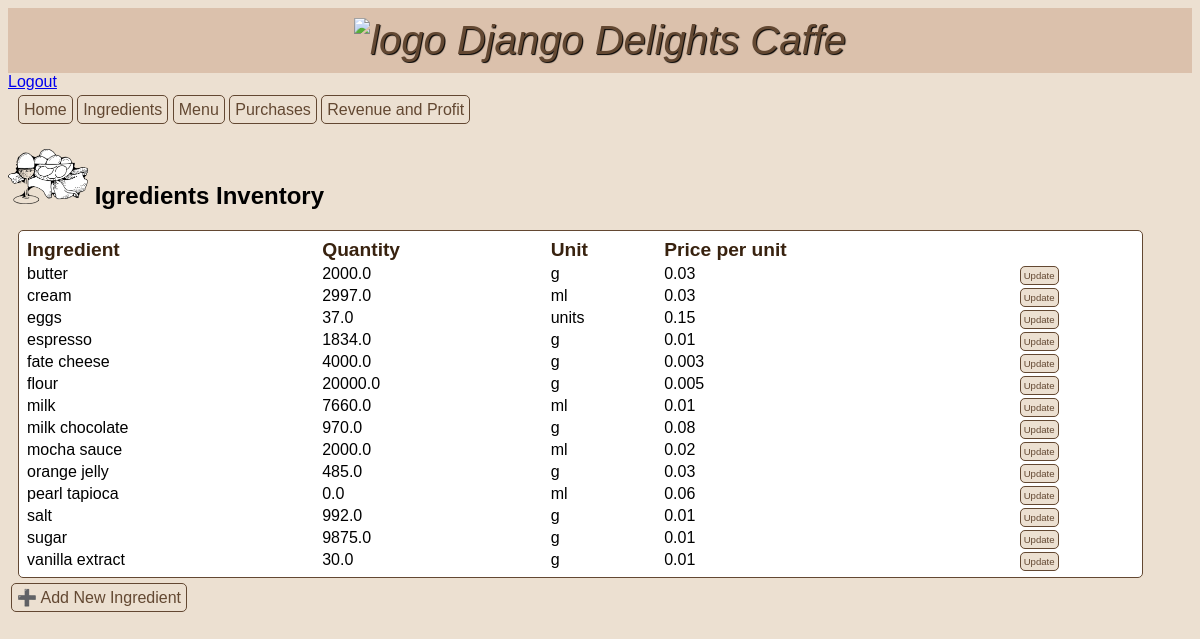
The page /ingredients (signed in) on the database its author committed.
### inventory/models.py (models this page shows, shortened)
class Ingredient(models.Model):
    ML = "ml"
    GRAMS = "g"
    UNITS = "units"
    OTHER = "other"
    UNIT_TYPE_CHOICES = [
        (ML, "ml"),
        (GRAMS, "g"),
        (UNITS, "units"),
        (OTHER, "other"),
    ]
    name = models.CharField(max_length=50, verbose_name="Ingredient")
    quantity = models.FloatField(default=0.0, verbose_name="Quantity")
    unit = models.CharField(
        max_length=10, choices=UNIT_TYPE_CHOICES, default=OTHER, verbose_name="Units"
    )
    unit_price = models.FloatField(default=0.0, verbose_name="Price per unit")

### inventory/views.py (the view)
# urls.py: path("ingredients", views.IngredientView.as_view(), name="ingredients"),
class IngredientView(LoginRequiredMixin, ListView):
    model = Ingredient
    template_name = "inventory/ingredients.html"
    def get_context_data(self):
        context = super().get_context_data()
        context["ingredients"] = Ingredient.objects.all()
        return context

### inventory/templates/inventory/ingredients.html (shortened to what this page needs)
{% extends 'base.html' %} {% load static %}  {% block content %}
<h2>
  <img
    src="{% static 'inventory/eggs.png' %}"
    alt="ingredient"
    width="80px"
    text-align="center"
  />
  Igredients Inventory
</h2>
<table>
  <thead>
    <tr class="table-heading">
      <th>Ingredient</th>
      <th>Quantity</th>
      <th>Unit</th>
      <th>Price per unit</th>
      <th></th>
    </tr>
  </thead>
  <tbody>
    {% for ingr in ingredients|dictsort:"name" %}
    <tr class="table-content">
      <td>{{ ingr.name }}</td>
      <td>{{ ingr.quantity }}</td>
      <td>{{ ingr.unit }}</td>
      <td>{{ ingr.unit_price }}</td>
      <td>
        <a class="update" href="{% url 'ingredientupdate' ingr.id %}">Update</a>
      </td>
    </tr>
    {% endfor %}
  </tbody>
</table>
<div>
  <a class="add" href="{% url 'ingredientcreate' %}">➕ Add New Ingredient</a>
</div>
{% endblock %}

### inventory/static/inventory/style.css (style rules this page uses)
body { font-family: Arial, Helvetica, sans-serif; background-color: #ece0d1; }
table { background-color: white; text-align: left; border: 1px; border-style: solid; border-color: #634832; border-radius: 5px; width: 95%; margin: 10px; padding: 5px; }
thead { color: #38220f; font-size: 1.2em; text-align: left; padding: 10px; border-style: solid; border-color: #634832; }
tbody { padding: 3px; }
.add { color: #634832; padding: 5px; margin: 3px; text-decoration: none; border: 1px; border-style: solid; border-color: #634832; border-radius: 5px; }
.update { font-size: 0.6em; color: #634832; background-color: #ece0d1; border: 1px; border-style: solid; border-color: #634832; border-radius: 5px; padding: 3px; text-decoration: none; }

### rows shown on the page
Ingredient: name "butter", quantity "2000.0", unit "g", unit_price "0.03"
Ingredient: name "cream", quantity "2997.0", unit "ml", unit_price "0.03"
Ingredient: name "eggs", quantity "37.0", unit "units", unit_price "0.15"
Ingredient: name "espresso", quantity "1834.0", unit "g", unit_price "0.01"
Ingredient: name "fate cheese", quantity "4000.0", unit "g", unit_price "0.003"
Ingredient: name "flour", quantity "20000.0", unit "g", unit_price "0.005"
Ingredient: name "milk", quantity "7660.0", unit "ml", unit_price "0.01"
Ingredient: name "milk chocolate", quantity "970.0", unit "g", unit_price "0.08"
Ingredient: name "mocha sauce", quantity "2000.0", unit "ml", unit_price "0.02"
Ingredient: name "orange jelly", quantity "485.0", unit "g", unit_price "0.03"
Ingredient: name "pearl tapioca", quantity "0.0", unit "ml", unit_price "0.06"
Ingredient: name "salt", quantity "992.0", unit "g", unit_price "0.01"
Ingredient: name "sugar", quantity "9875.0", unit "g", unit_price "0.01"
Ingredient: name "vanilla extract", quantity "30.0", unit "g", unit_price "0.01"
